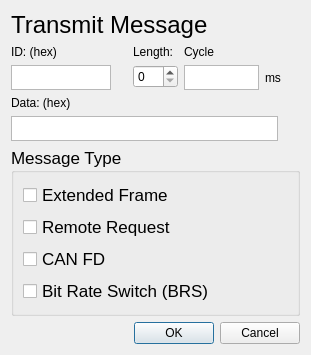
<?xml version="1.0" encoding="UTF-8"?>
<ui version="4.0">
 <class>Dialog</class>
 <widget class="QDialog" name="Dialog">
  <property name="geometry">
   <rect>
    <x>0</x>
    <y>0</y>
    <width>311</width>
    <height>330</height>
   </rect>
  </property>
  <property name="windowTitle">
   <string>Dialog</string>
  </property>
  <layout class="QVBoxLayout" name="verticalLayout">
   <item>
    <widget class="QLabel" name="windowLabel">
     <property name="font">
      <font>
       <pointsize>18</pointsize>
      </font>
     </property>
     <property name="text">
      <string>Transmit Message</string>
     </property>
    </widget>
   </item>
   <item>
    <layout class="QHBoxLayout" name="horizontalLayout">
     <item>
      <layout class="QFormLayout" name="idForm">
       <item row="1" column="0">
        <widget class="QTextEdit" name="idInput">
         <property name="maximumSize">
          <size>
           <width>100</width>
           <height>25</height>
          </size>
         </property>
        </widget>
       </item>
       <item row="0" column="0">
        <widget class="QLabel" name="idLabel">
         <property name="text">
          <string>ID: (hex)</string>
         </property>
        </widget>
       </item>
      </layout>
     </item>
     <item>
      <layout class="QFormLayout" name="lengthForm">
       <item row="1" column="0">
        <widget class="QSpinBox" name="lengthInput">
         <property name="minimumSize">
          <size>
           <width>45</width>
           <height>0</height>
          </size>
         </property>
        </widget>
       </item>
       <item row="0" column="0">
        <widget class="QLabel" name="lengthLabel">
         <property name="text">
          <string>Length:</string>
         </property>
        </widget>
       </item>
      </layout>
     </item>
     <item>
      <layout class="QFormLayout" name="cycleForm">
       <item row="1" column="0">
        <widget class="QTextEdit" name="cycleInput">
         <property name="maximumSize">
          <size>
           <width>75</width>
           <height>25</height>
          </size>
         </property>
        </widget>
       </item>
       <item row="0" column="0">
        <widget class="QLabel" name="cycleLabel">
         <property name="text">
          <string>Cycle</string>
         </property>
        </widget>
       </item>
       <item row="1" column="1">
        <widget class="QLabel" name="msLabel">
         <property name="text">
          <string>ms</string>
         </property>
        </widget>
       </item>
      </layout>
     </item>
    </layout>
   </item>
   <item>
    <layout class="QFormLayout" name="dataForm">
     <item row="1" column="0">
      <widget class="QTextEdit" name="dataInput">
       <property name="minimumSize">
        <size>
         <width>267</width>
         <height>0</height>
        </size>
       </property>
       <property name="maximumSize">
        <size>
         <width>16777215</width>
         <height>25</height>
        </size>
       </property>
      </widget>
     </item>
     <item row="0" column="0">
      <widget class="QLabel" name="dataLabel">
       <property name="text">
        <string>Data: (hex)</string>
       </property>
       <property name="alignment">
        <set>Qt::AlignLeading|Qt::AlignLeft|Qt::AlignVCenter</set>
       </property>
      </widget>
     </item>
    </layout>
   </item>
   <item>
    <widget class="QGroupBox" name="msgTypeGroupBox">
     <property name="font">
      <font>
       <pointsize>13</pointsize>
      </font>
     </property>
     <property name="title">
      <string>Message Type</string>
     </property>
     <layout class="QVBoxLayout" name="verticalLayout_2">
      <item>
       <widget class="QCheckBox" name="efCheckBox">
        <property name="font">
         <font>
          <pointsize>13</pointsize>
         </font>
        </property>
        <property name="text">
         <string>Extended Frame</string>
        </property>
       </widget>
      </item>
      <item>
       <widget class="QCheckBox" name="rrCheckBox">
        <property name="font">
         <font>
          <pointsize>13</pointsize>
         </font>
        </property>
        <property name="text">
         <string>Remote Request</string>
        </property>
       </widget>
      </item>
      <item>
       <widget class="QCheckBox" name="fdCheckBox">
        <property name="font">
         <font>
          <pointsize>13</pointsize>
         </font>
        </property>
        <property name="text">
         <string>CAN FD</string>
        </property>
       </widget>
      </item>
      <item>
       <widget class="QCheckBox" name="brsCheckBox">
        <property name="font">
         <font>
          <pointsize>13</pointsize>
         </font>
        </property>
        <property name="text">
         <string>Bit Rate Switch (BRS)</string>
        </property>
       </widget>
      </item>
     </layout>
    </widget>
   </item>
   <item>
    <widget class="QDialogButtonBox" name="buttonBox">
     <property name="maximumSize">
      <size>
       <width>16777215</width>
       <height>16777215</height>
      </size>
     </property>
     <property name="orientation">
      <enum>Qt::Horizontal</enum>
     </property>
     <property name="standardButtons">
      <set>QDialogButtonBox::Cancel|QDialogButtonBox::Ok</set>
     </property>
    </widget>
   </item>
  </layout>
 </widget>
 <resources/>
 <connections>
  <connection>
   <sender>buttonBox</sender>
   <signal>accepted()</signal>
   <receiver>Dialog</receiver>
   <slot>accept()</slot>
   <hints>
    <hint type="sourcelabel">
     <x>248</x>
     <y>254</y>
    </hint>
    <hint type="destinationlabel">
     <x>157</x>
     <y>274</y>
    </hint>
   </hints>
  </connection>
  <connection>
   <sender>buttonBox</sender>
   <signal>rejected()</signal>
   <receiver>Dialog</receiver>
   <slot>reject()</slot>
   <hints>
    <hint type="sourcelabel">
     <x>316</x>
     <y>260</y>
    </hint>
    <hint type="destinationlabel">
     <x>286</x>
     <y>274</y>
    </hint>
   </hints>
  </connection>
 </connections>
</ui>
